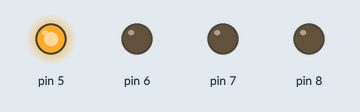
Simulated run of this sketch. Board: Arduino Uno, built with avr-gcc and run on an emulated ATmega328P. Parts: output pins drawn as LEDs (lit = HIGH).

Above: at 0.1 s.
At 0.9 s:
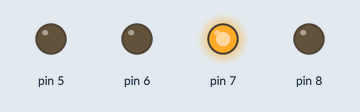
At 1.3 s:
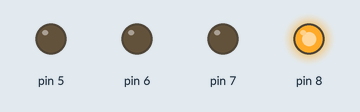
At 2.1 s:
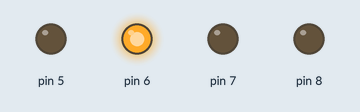
At 3.5 s:
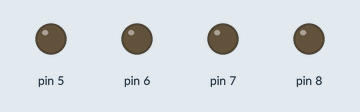
Timing chart, 0 to 3.8 s (numbered marks = the images above):
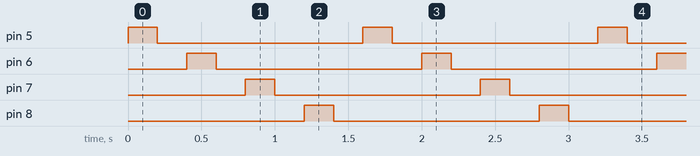

Measured:
- by itself, pin 5–8: alternates HIGH for 0.20 s and LOW for 1.4 s
- by itself, everything shown: repeats every 1.6 s, in 8 steps

The sketch:

2-led_on_off.ino
```cpp
int tiempo=200; //declara una variable como entero y de valor 200
void setup() { //comienza la configuracion
pinMode(5,OUTPUT);
pinMode(6,OUTPUT);
pinMode(7,OUTPUT);
pinMode(8,OUTPUT);
}
void loop() { //comienza el bucle principal del programa
digitalWrite(5,HIGH);
delay(tiempo);
digitalWrite(5,LOW);
delay(tiempo);
digitalWrite(6,HIGH);
delay(tiempo);
digitalWrite(6,LOW);
delay(tiempo);
digitalWrite(7,HIGH);
delay(tiempo);
digitalWrite(7,LOW);
delay(tiempo);
digitalWrite(8,HIGH);
delay(tiempo);
digitalWrite(8,LOW);
delay(tiempo);
}
```
